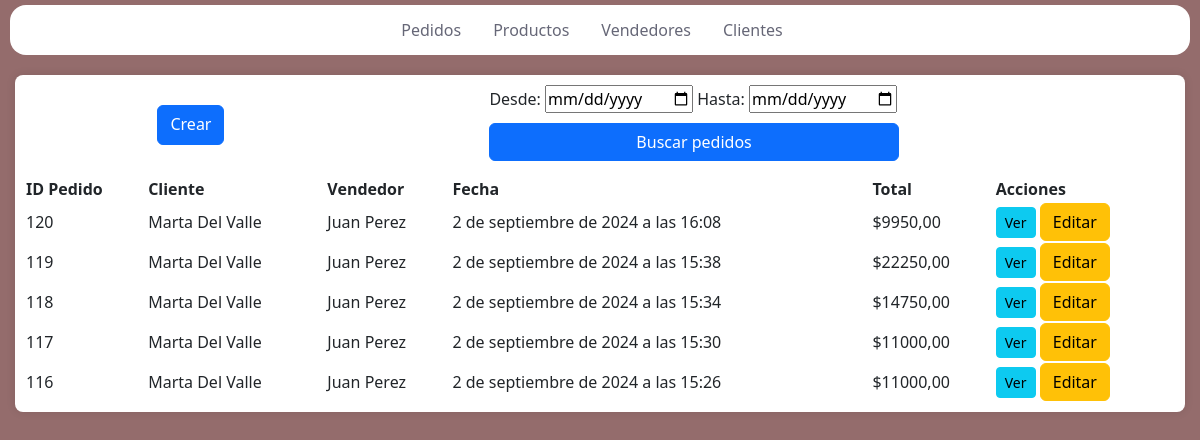
Before: /gestion/ with the older database file.
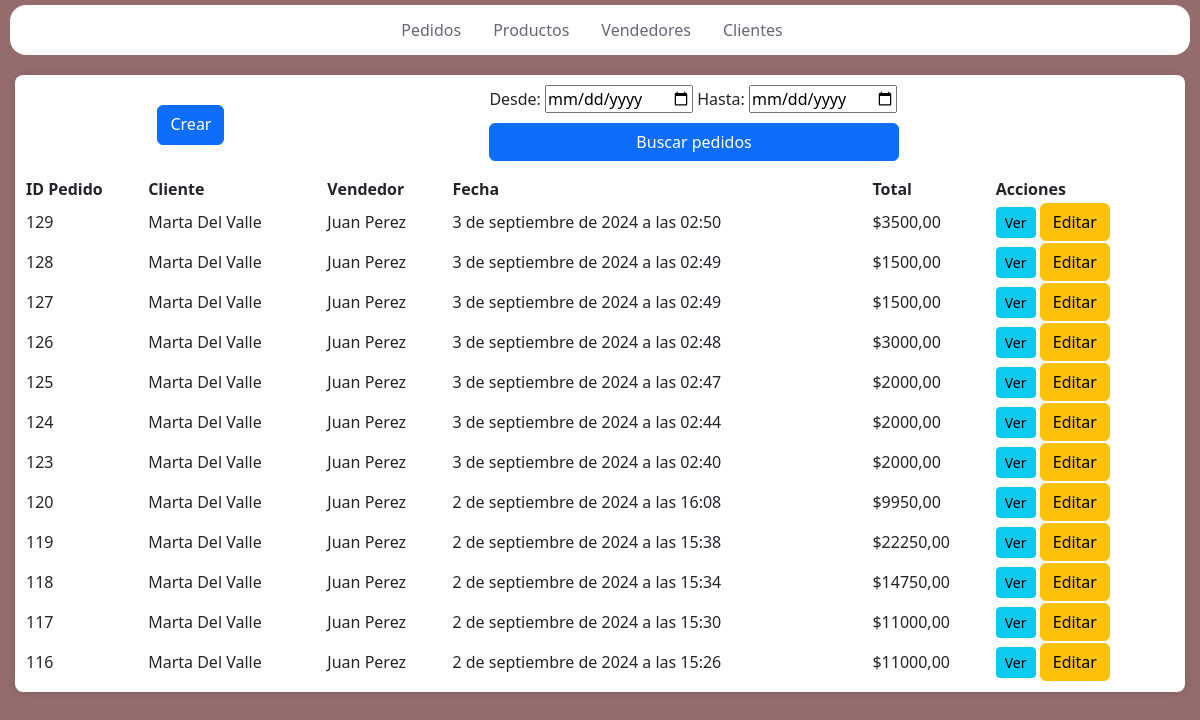
After: the same page with the newer database file.
### gestion/models.py (models this page shows, shortened)
class Pedido(models.Model):
    fecha = models.DateTimeField(auto_now_add=True)
    total = models.DecimalField(max_digits=10, decimal_places=2)
    cliente = models.ForeignKey(Cliente, on_delete=models.CASCADE)
    vendedor = models.ForeignKey(Vendedor, on_delete=models.CASCADE)
    productos = models.ManyToManyField(Producto, through='PedidoProducto')

class Cliente(models.Model):
    nombre=models.CharField(max_length=30)
    zona=models.CharField(max_length=30)
    direccion=models.CharField(max_length=30)
    telefono=models.IntegerField(null=True)

class Vendedor(models.Model):
    nombre=models.CharField(max_length=30)
    dni=models.IntegerField(unique=True, default=99999999)

### gestion/views.py (the view)
# urls.py: path('', lista_pedidos, name='lista_pedidos'),
def lista_pedidos(request):
    pedidos = Pedido.objects.all().order_by('-fecha')
    return render(request, 'gestion/ped.html', {'pedidos': pedidos})

### templates/gestion/ped.html (shortened to what this page needs)
{% extends 'gestion/index.html' %}
{% load static %}
{% block css %}
<link rel="stylesheet" type="text/css" href={% static "css/ped.css" %} />{% endblock %}
{% block content %}
<div id="contenedor">
    <div class="superior">
        <a class="btn btn-primary alta" href="{% url 'Ped-Form-Ges' %}" role="button">Crear</a>
        <div class="busqueda">
        <form method="GET" action="{% url 'PedidosPorFecha' %}">
            <label for="fecha-inicio">Desde:</label>
            <input type="date" id="fecha-inicio" name="fecha_inicio" required>
            <label for="fecha-fin">Hasta:</label>
            <input type="date" id="fecha-fin" name="fecha_fin">
            <button type="submit" class="btn btn-primary">Buscar pedidos</button>
        </form>
        </div>
    </div>
    <table id="myTable" class="display" style="width:100%">
        <thead>
            <tr>
                <th>ID Pedido</th>
                <th>Cliente</th>
                <th>Vendedor</th>
                <th>Fecha</th>
                <th>Total</th>
                <th>Acciones</th>
            </tr>
        </thead>
        <tbody>
            {% for pedido in pedidos %}
            <tr>
                <td>{{ pedido.id }}</td>
                <td>{{ pedido.cliente.nombre }}</td>
                <td>{{ pedido.vendedor.nombre }}</td>
                <td>{{ pedido.fecha }}</td>
                <td>${{ pedido.total }}</td>
                <td>
                    <a href="{% url 'ver_pedido' pedido.id %}" class="btn btn-info btn-sm">Ver</a>
                    <button type="button" class="btn btn-warning" data-bs-toggle="modal" data-bs-target="#actualizarModal" onclick="">Editar</button>
                </td>
            </tr>
            {% endfor %}
        </tbody>
    </table>
</div>
{% endblock %}

### templates/gestion/index.html (shortened to what this page needs)
<!DOCTYPE html>
<html lang="en">
<head>
    {% load static %}
    <link href="https://cdn.lineicons.com/4.0/lineicons.css" rel="stylesheet" />
    <link href="https://cdn.jsdelivr.net/npm/bootstrap@5.3.3/dist/css/bootstrap.min.css" rel="stylesheet">
    <link rel="stylesheet" type="text/css" href={% static "css/index.css" %} />
    <link rel="stylesheet" href="https://cdn.datatables.net/1.13.7/css/jquery.dataTables.css" />
    {% block css %}{% endblock css %}
</head>
<body>
    <nav class="navbar navbar-expand-lg">
        <div class="container-fluid">
          <div class="offcanvas offcanvas-end" tabindex="-1" id="offcanvasNavbar" aria-labelledby="offcanvasNavbarLabel">
            <div class="offcanvas-body">
              <ul class="navbar-nav justify-content-center flex-grow-1 pe-3">
                <li class="nav-item">
                  <a class="nav-link mx-lg-2" href="{% url "lista_pedidos" %}">Pedidos</a>
                </li>
                <li class="nav-item">
                    <a class="nav-link mx-lg-2" href="{% url "Productos" %}">Productos</a>
                  </li>
                <li class="nav-item">
                  <a class="nav-link mx-lg-2" href="{% url "Vendedores" %}">Vendedores</a>
                </li>
                <li class="nav-item">
                  <a class="nav-link mx-lg-2" href="{% url "Clientes" %}">Clientes</a>
                </li>
              </ul>
            </div>
          </div>
        </div>
      </nav>
    {% block content %}{% endblock content %}
</body>
</html>

### static/css/index.css (style rules this page uses)
.navbar { background-color: #fff; height: 50px; margin: 5px; border-radius: 16px; padding: 0.5rem; }
.nav-link { color: #666777; font-weight: 500; position: relative; }
.nav-link::before { content: ""; position: absolute; bottom: 0; left: 50%; transform: translateX(-50%); width: 0%; height: 2px; background-color: #de0404d4; visibility: hidden; transition: 0.3s ease-in-out; }
body { position: relative; background-color: rgba(78, 11, 11, 0.6); margin: 5px; min-height: 100vh; }
#contenedor { margin-top: 20px; margin-left: 10px; margin-right: 10px; background-color: #fff; padding: 20px; border-radius: 8px; box-shadow: 0px 0px 10px rgba(0, 0, 0, 0.1); }
#contenedor { overflow-x: auto; padding: 10px; }
.container-fluid { padding: 0; }
#myTable { width: 100%; max-width: 100%; table-layout: auto; }
#myTable th, #myTable td { white-space: nowrap; overflow: hidden; text-overflow: ellipsis; }

### static/css/ped.css (style rules this page uses)
.superior { display: flex; justify-content:space-around; margin-bottom: 15px; }
.alta { height: 40px; margin-top: 20px; }
.busqueda button[type="submit"] { width: 74%; margin-top: 10px; }

Changed rows visible on the page:
added Pedido: id "129", cliente.nombre "Marta Del Valle", vendedor.nombre "Juan Perez", fecha "3 de septiembre de 2024 a las 02:50", total "3500,00"
added Pedido: id "128", cliente.nombre "Marta Del Valle", vendedor.nombre "Juan Perez", fecha "3 de septiembre de 2024 a las 02:49", total "1500,00"
added Pedido: id "127", cliente.nombre "Marta Del Valle", vendedor.nombre "Juan Perez", fecha "3 de septiembre de 2024 a las 02:49", total "1500,00"
added Pedido: id "126", cliente.nombre "Marta Del Valle", vendedor.nombre "Juan Perez", fecha "3 de septiembre de 2024 a las 02:48", total "3000,00"
added Pedido: id "125", cliente.nombre "Marta Del Valle", vendedor.nombre "Juan Perez", fecha "3 de septiembre de 2024 a las 02:47", total "2000,00"
added Pedido: id "124", cliente.nombre "Marta Del Valle", vendedor.nombre "Juan Perez", fecha "3 de septiembre de 2024 a las 02:44", total "2000,00"
added Pedido: id "123", cliente.nombre "Marta Del Valle", vendedor.nombre "Juan Perez", fecha "3 de septiembre de 2024 a las 02:40", total "2000,00"
